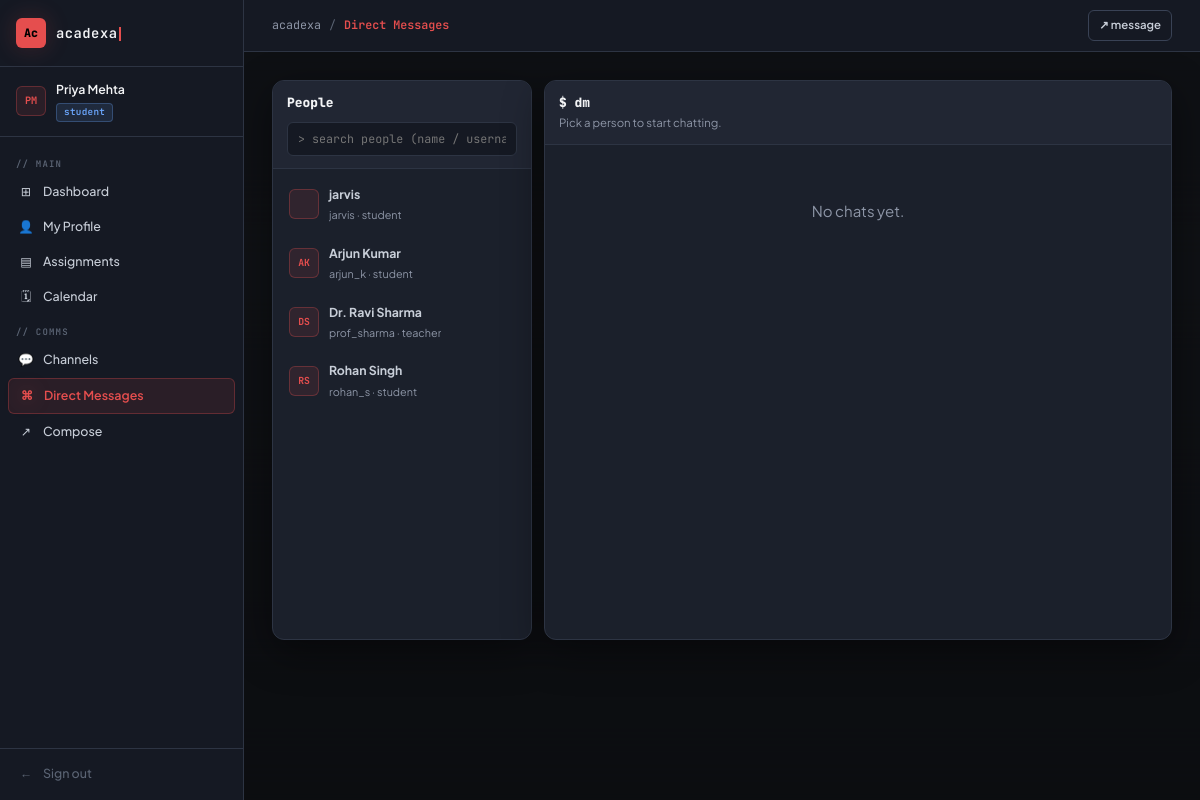
Before: /communications/inbox/ (signed in) with the older database file.
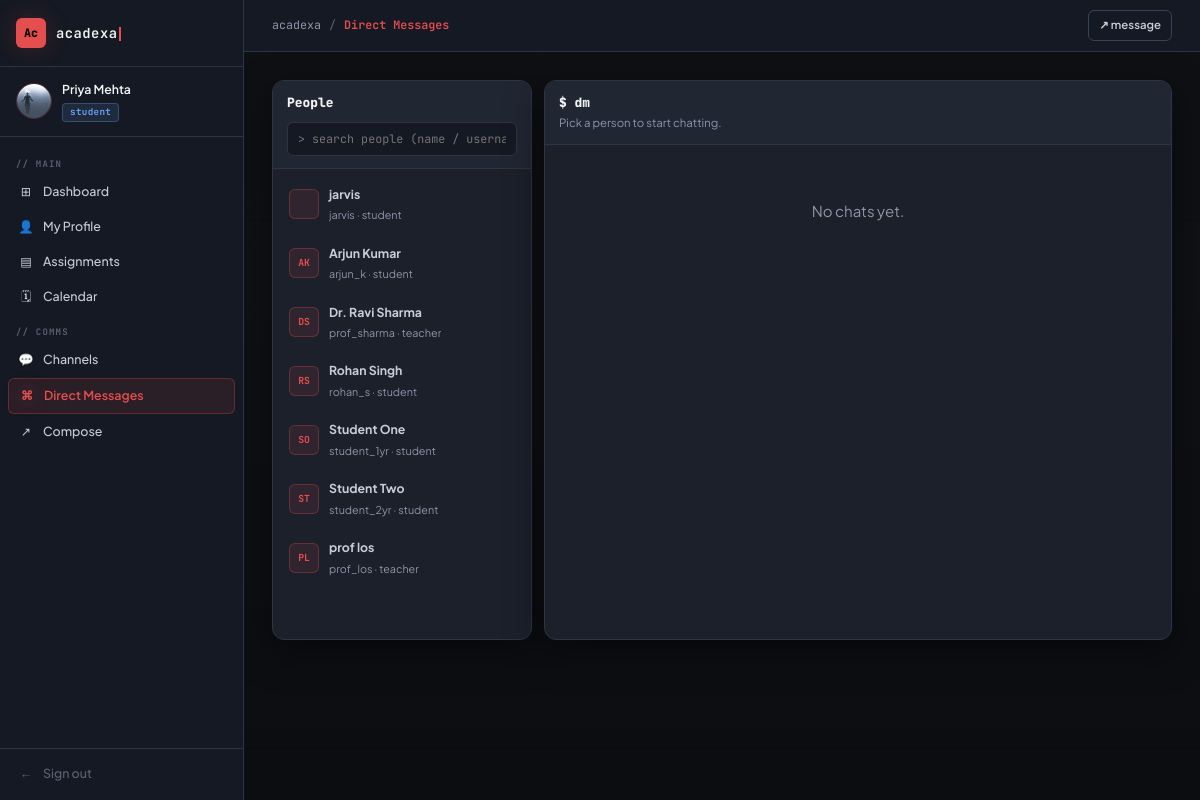
After: the same page with the newer database file.
### apps/accounts/models.py (models this page shows, shortened)
class User(AbstractUser):
    ROLE_CHOICES = [
        ('student', 'Student'),
        ('teacher', 'Teacher'),
    ]
    role = models.CharField(max_length=10, choices=ROLE_CHOICES, default='student')
    department = models.CharField(max_length=100, blank=True)
    profile_pic = models.ImageField(upload_to='profiles/', blank=True, null=True)
    bio = models.TextField(blank=True)
    def is_teacher(self):
        return self.role == 'teacher'

### apps/communications/views.py (the view, shortened to what this page needs)
# urls.py: path('inbox/', views.dm_home, name='inbox'),
@login_required
def dm_home(request):
    q = (request.GET.get('q') or '').strip()
    people_qs = User.objects.exclude(id=request.user.id)
    if q:
        people_qs = people_qs.filter(
            Q(username__icontains=q) |
            Q(first_name__icontains=q) |
            Q(last_name__icontains=q)
        )
    people = people_qs.order_by('first_name', 'last_name', 'username')[:20]
    msgs = Message.objects.filter(
        Q(sender=request.user) | Q(receiver=request.user)
    ).select_related('sender', 'receiver').order_by('-sent_at')[:200]
    threads = []
    seen = set()
    return render(request, 'communications/dm_home.html', {
        'q': q,
        'people': people,
        'threads': threads,
    })

### templates/communications/dm_home.html (shortened to what this page needs)
{% extends 'base/base.html' %}
{% block page_title %}Direct Messages{% endblock %}
{% block content %}
<div class="chat-shell">
  <div class="chat-sidebar">
    <div class="chat-sidebar-header">
      <div style="font-weight:800; font-family:'JetBrains Mono', monospace; font-size:0.86rem; margin-bottom:8px;">People</div>
      <form method="GET" action="{% url 'dm_home' %}">
        <input class="chat-search" type="text" name="q" value="{{ q }}" placeholder="> search people (name / username)" />
      </form>
    </div>
    <div class="chat-sidebar-list">
      {% for p in people %}
        <a class="chat-link" href="{% url 'dm_chat' p.pk %}">
          <div class="msg-avatar">{{ p.first_name|first|upper }}{{ p.last_name|first|upper }}</div>
          <div style="min-width:0;">
            <div class="chat-link-title">{{ p.get_full_name|default:p.username }}</div>
            <div class="chat-link-sub">{{ p.username }} · {{ p.role }}</div>
          </div>
        </a>
      {% empty %}
        <div style="color:var(--text-3); padding:10px;">No results.</div>
      {% endfor %}
    </div>
  </div>
  <div class="chat-main">
    <div class="chat-main-header">
      <div>
        <div class="chat-title">$ dm</div>
        <div class="chat-hint">Pick a person to start chatting.</div>
      </div>
    </div>
    <div class="chat-messages">
      {% if threads %}
        {% for t in threads %}
          <a class="chat-link" style="border:1px solid var(--border); background:rgba(255,255,255,0.03);" href="{% url 'dm_chat' t.other.pk %}">
            <div class="msg-avatar">{{ t.other.first_name|first|upper }}{{ t.other.last_name|first|upper }}</div>
            <div style="min-width:0; flex:1;">
              <div class="chat-link-title">{{ t.other.get_full_name|default:t.other.username }}</div>
              <div class="chat-link-sub">{{ t.last.body|truncatechars:60 }}</div>
            </div>
            <div style="color:var(--text-4); font-size:0.7rem; font-family:'JetBrains Mono', monospace; white-space:nowrap;">{{ t.last.sent_at|date:"d M, H:i" }}</div>
          </a>
        {% endfor %}
      {% else %}
        <div style="color:var(--text-3); text-align:center; padding:40px 0;">No chats yet.</div>
      {% endif %}
    </div>
  </div>
</div>
{% endblock %}

### templates/base/base.html (shortened to what this page needs)
{% load static %}
<!DOCTYPE html>
<html lang="en">
<head>
  <link rel="stylesheet" href="{% static 'css/acadexa.css' %}?v=valorant2">
</head>
<body>
{% if user.is_authenticated %}
<div class="layout">
  <aside class="sidebar">
    <a href="{% url 'dashboard' %}" class="sidebar-logo">
      <div class="logo-icon">Ac</div>
      <span class="logo-text">acadexa<span class="logo-cursor"></span></span>
    </a>
    <div class="sidebar-user">
      {% if user.profile_pic %}
        <img src="{{ user.profile_pic.url }}" alt="Profile Pic" class="user-avatar" style="object-fit:cover; border-radius:50%; width:36px; height:36px; padding:0; background:transparent;">
      {% else %}
        <div class="user-avatar">{{ user.first_name|first|upper }}{{ user.last_name|first|upper }}</div>
      {% endif %}
      <div>
        <div class="user-name">{{ user.get_full_name|default:user.username }}</div>
        <span class="user-role {{ user.role }}">{{ user.role }}</span>
      </div>
    </div>
    <nav class="sidebar-nav">
      <div class="nav-section-label">// main</div>
      <a href="{% url 'dashboard' %}" class="nav-link {% if request.resolver_match.url_name == 'dashboard' %}active{% endif %}">
        <span class="nav-icon">⊞</span> Dashboard
      </a>
      <a href="{% url 'profile_edit' %}" class="nav-link {% if request.resolver_match.url_name == 'profile_edit' %}active{% endif %}">
        <span class="nav-icon">👤</span> My Profile
      </a>
      <a href="{% url 'assignment_list' %}" class="nav-link">
        <span class="nav-icon">▤</span> Assignments
      </a>
      <a href="{% url 'assignment_calendar' %}" class="nav-link {% if request.resolver_match.url_name == 'assignment_calendar' %}active{% endif %}">
        <span class="nav-icon">🗓</span> Calendar
      </a>
      <div class="nav-section-label">// comms</div>
      <a href="{% url 'channel_list' %}" class="nav-link {% if 'channel' in request.resolver_match.url_name %}active{% endif %}">
        <span class="nav-icon">💬</span> Channels
      </a>
      <a href="{% url 'inbox' %}" class="nav-link {% if request.resolver_match.url_name == 'inbox' %}active{% endif %}">
        <span class="nav-icon">⌘</span> Direct Messages
      </a>
      <a href="{% url 'send_message' %}" class="nav-link">
        <span class="nav-icon">↗</span> Compose
      </a>
    </nav>
    <div class="sidebar-footer">
      <a href="{% url 'logout' %}" class="nav-link" style="color: var(--text-4);">
        <span class="nav-icon">←</span> Sign out
      </a>
    </div>
  </aside>
  <div class="main-content">
    <header class="topbar">
      <div class="breadcrumb">
        <span>acadexa</span>
        <span class="sep">/</span>
        <span class="current">{% block page_title %}dashboard{% endblock %}</span>
      </div>
      <div class="topbar-actions">
        {% if user.is_teacher %}
          <a href="{% url 'assignment_create' %}" class="btn btn-primary btn-sm">+ new assignment</a>
        {% else %}
          <a href="{% url 'send_message' %}" class="btn btn-outline btn-sm">↗ message</a>
        {% endif %}
      </div>
    </header>
    <div class="page-body">
      {% block content %}{% endblock %}
    </div>
  </div>
</div>
{% else %}
  {% block auth_content %}{% endblock %}
{% endif %}
</body>
</html>

Changed rows visible on the page:
changed User "Priya Mehta": profile_pic: picture added; profile_pic empty → "profiles/pfp.jpg" (drawn); first_name|first "P" → (not shown); last_name|first "M" → (not shown)
added User: first_name|first "S", last_name|first "O", get_full_name "Student One", username "student_1yr", role "student"
added User: first_name|first "S", last_name|first "T", get_full_name "Student Two", username "student_2yr", role "student"
added User: first_name|first "P", last_name|first "L", get_full_name "prof los", username "prof_los", role "teacher"
